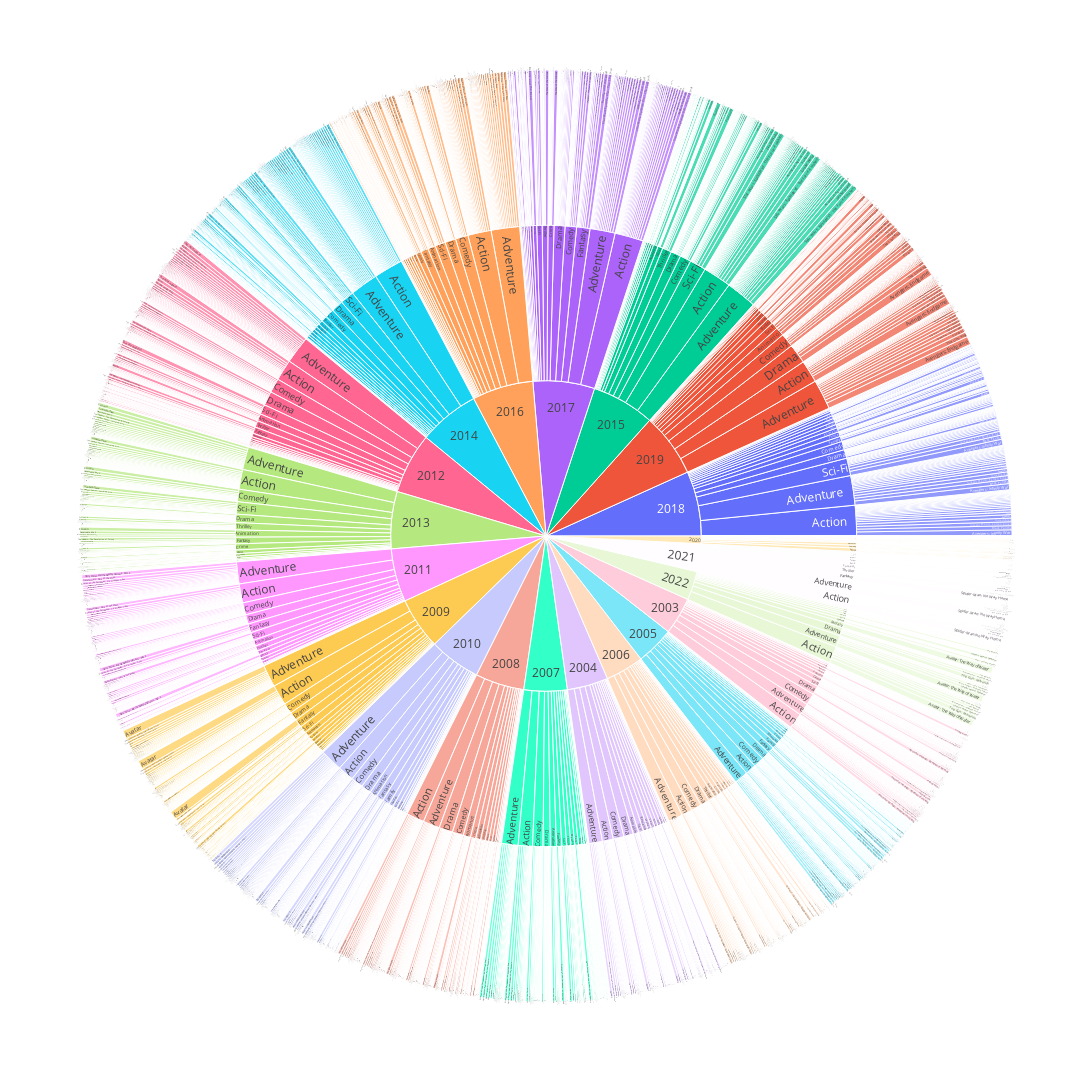

Write notebook code for a chart like this one.
### Markdown cell above
Sau đó, dùng thư viện plotly để vẽ.

### Code cell
burst = px.sunburst(temp_df, 
                    path=['Year', 'Genre', 'Title'], 
                    values='Income',
                    width=1100, 
                    height=1100
                    )

burst.show()

### Figure 1 — Plotly figure (JSON) as saved in the notebook; plotly's stock layout.template omitted (floating-point values rounded to 4 significant figures; data arrays with more than 128 entries replaced by an {"elided": "..."} marker saying what was removed)
{"data": [{"branchvalues": "total", "domain": {"x": [0, 1], "y": [0, 1]}, "hovertemplate": "labels=%{label}<br>Income=%{value}<br>parent=%{parent}<br>id=%{id}<extra></extra>", "ids": {"elided": "4785 str values"}, "labels": {"elided": "4785 str values"}, "name": "", "parents": {"elided": "4785 str values"}, "type": "sunburst", "values": {"elided": "4785 int values"}}], "layout": {"height": 1100, "legend": {"tracegroupgap": 0}, "margin": {"t": 60}, "width": 1100}}
